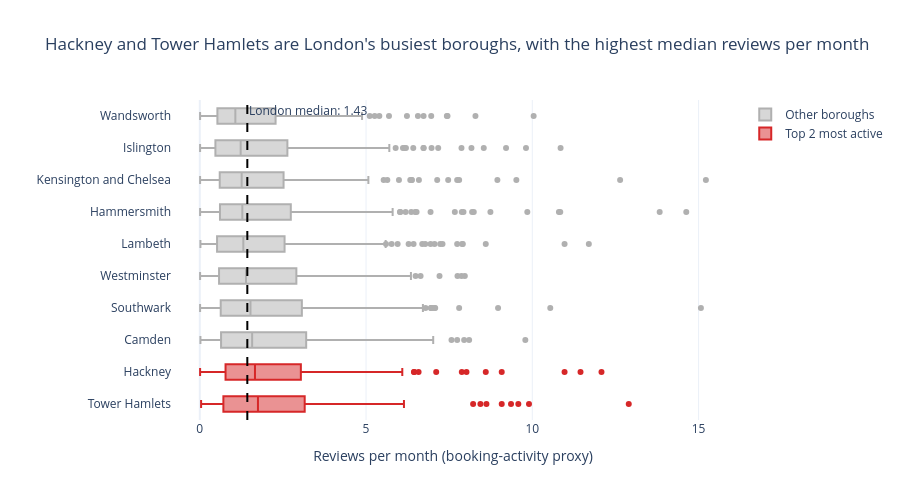

The cell this chart's notebook holds for it:
### Markdown cell above
## Task 2 — Box plot: listing activity by borough

**What to build:** A **horizontal box plot** comparing listing activity (reviews per month) across London boroughs — reviews per month is a proxy for how frequently a listing is booked.

**Requirements:**
- Horizontal orientation (borough names are long)
- Sorted by median reviews per month (most active at top)
- Highlight the **two most active** boroughs in a different colour
- Outliers shown as individual points
- Insight title naming the two busiest boroughs

> 💡 Some listings have zero reviews — these are new or inactive listings. Filter them out with before plotting

### Code cell
# Task 2

borough_col = 'neighbourhood'   # change if your column has a different name


active = df[df['reviews_per_month'] > 0].copy()


borough_medians = active.groupby(borough_col)['reviews_per_month'].median().sort_values()
order = borough_medians.index.tolist()

top2 = borough_medians.nlargest(2).index.tolist()
active['group'] = np.where(active[borough_col].isin(top2), 'Top 2 most active', 'Other boroughs')

overall_median = active['reviews_per_month'].median()

fig2 = px.box(
    active, x='reviews_per_month', y=borough_col,
    color='group', orientation='h',
    category_orders={borough_col: order},
    color_discrete_map={'Top 2 most active': '#d62728', 'Other boroughs': '#b0b0b0'},
    points='outliers',
    labels={'reviews_per_month': 'Reviews per month (booking-activity proxy)',
            borough_col: ''},
    title=f"{top2[1]} and {top2[0]} are London's busiest boroughs, "
          f"with the highest median reviews per month"
)


fig2.add_vline(
    x=overall_median, line_dash='dash', line_color='black',
    annotation_text=f"London median: {overall_median:.2f}",
    annotation_position='top right'
)

fig2.update_layout(
    template='plotly_white', legend_title_text='',
    height=max(500, 25 * len(order)),   # scale height with number of boroughs
    boxmode='overlay'                   # keeps boxes aligned despite the colour split
)
fig2.show()

### Figure 1 — Plotly figure (JSON) as saved in the notebook; plotly's stock layout.template omitted (floating-point values rounded to 4 significant figures; data arrays with more than 128 entries replaced by an {"elided": "..."} marker saying what was removed)
{"data": [{"alignmentgroup": "True", "boxpoints": "outliers", "hovertemplate": "group=Other boroughs<br>Reviews per month (booking-activity proxy)=%{x}<br>=%{y}<extra></extra>", "legendgroup": "Other boroughs", "marker": {"color": "#b0b0b0"}, "name": "Other boroughs", "notched": false, "offsetgroup": "Other boroughs", "orientation": "h", "showlegend": true, "type": "box", "x": {"elided": "1984 float values"}, "x0": " ", "xaxis": "x", "y": {"elided": "1984 str values"}, "y0": " ", "yaxis": "y"}, {"alignmentgroup": "True", "boxpoints": "outliers", "hovertemplate": "group=Top 2 most active<br>Reviews per month (booking-activity proxy)=%{x}<br>=%{y}<extra></extra>", "legendgroup": "Top 2 most active", "marker": {"color": "#d62728"}, "name": "Top 2 most active", "notched": false, "offsetgroup": "Top 2 most active", "orientation": "h", "showlegend": true, "type": "box", "x": {"elided": "511 float values"}, "x0": " ", "xaxis": "x", "y": {"elided": "511 str values"}, "y0": " ", "yaxis": "y"}], "layout": {"annotations": [{"showarrow": false, "text": "London median: 1.43", "x": 1.43, "xanchor": "left", "xref": "x", "y": 1, "yanchor": "top", "yref": "y domain"}], "boxmode": "overlay", "height": 500, "legend": {"title": {"text": ""}, "tracegroupgap": 0}, "shapes": [{"line": {"color": "black", "dash": "dash"}, "type": "line", "x0": 1.43, "x1": 1.43, "xref": "x", "y0": 0, "y1": 1, "yref": "y domain"}], "title": {"text": "Hackney and Tower Hamlets are London's busiest boroughs, with the highest median reviews per month"}, "xaxis": {"anchor": "y", "domain": [0, 1], "title": {"text": "Reviews per month (booking-activity proxy)"}}, "yaxis": {"anchor": "x", "categoryarray": ["Tower Hamlets", "Hackney", "Camden", "Southwark", "Westminster", "Lambeth", "Hammersmith", "Kensington and Chelsea", "Islington", "Wandsworth"], "categoryorder": "array", "domain": [0, 1], "title": {"text": ""}}}}
